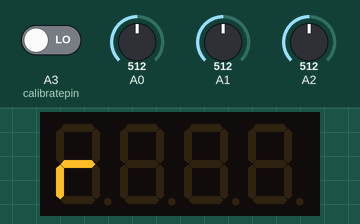
Recording of a program running on a simulated Arduino Uno, built with avr-gcc and run on an emulated ATmega328P. Shown: 4-digit seven-segment display. The test bench sets the inputs (shaded band); at power-on: A0 = 512, A1 = 512, A2 = 512, A3 (calibratepin) LOW.

Above: at 1.6 s.
1.7 s: A0 set to 716
At 2.8 s:
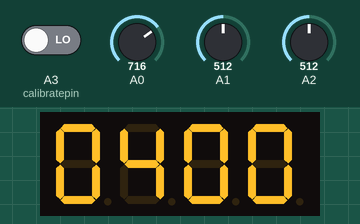
4.7 s: A1 set to 306
At 4.94 s:
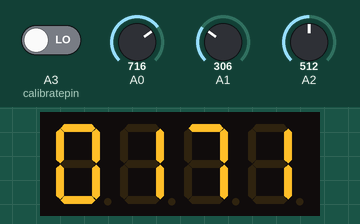
7.7 s: A2 set to 306
At 10.5 s:
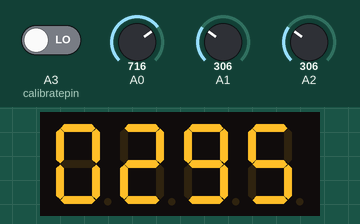
10.7 s: A3 (calibratepin) driven HIGH
At 12.8 s:
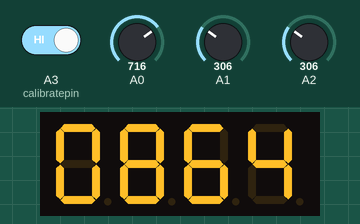
13.5 s: A0 set to 900
At 15.8 s:
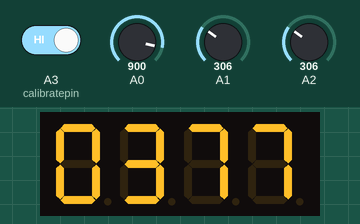
16.5 s: A1 set to 122
At 17.6 s:
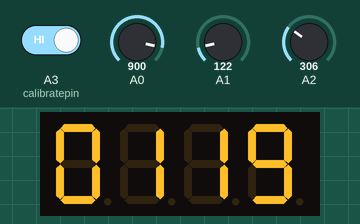
Timing chart, 0 to 19.5 s (numbered marks = the images above; inputs shaded):
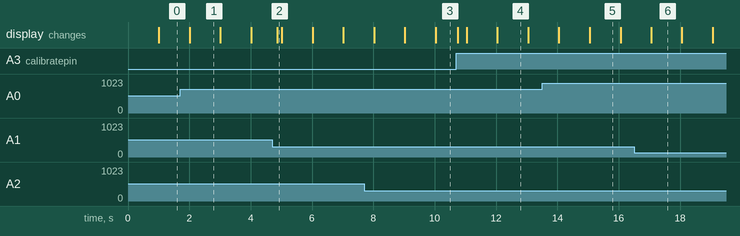

The program:

main.cpp
```cpp
#include <Arduino.h>
#include <BlockNot.h>
#include <SevSeg.h>
#include <voltage.h>

#define phaseR A0
#define phaseY A1
#define phaseB A2
#define calibratepin A3

BlockNot refresh(1, SECONDS);
BlockNot scan(250, MILLISECONDS);

SevSeg d;

voltage vR(phaseR), vY(phaseY), vB(phaseB), v1(phaseR, phaseY), v2(phaseY, phaseB), v3(phaseB, phaseR);

double Rv, Yv, Bv, RYv, YBv, BRv;
bool calibrated;
int8_t cycle;

void setupDisplay(){
  const byte dig1 = 2;
  const byte dig2 = 3;
  const byte dig3 = 4;
  const byte dig4 = 5;
  const byte segA = 6;
  const byte segB = 7;
  const byte segC = 8;
  const byte segD = 9;
  const byte segE = 10;
  const byte segF = 11;
  const byte segG = 12;
  const byte segDP = 13;
  const uint8_t numDigits = 4;
  d.Begin(COMMON_ANODE, numDigits, dig1, dig2, dig3, dig4, segA, segB, segC, segD, segE, segF, segG, segDP);
  d.SetBrightness(100);
}

void volt() {
  Rv = vR.getVoltage();
  Yv = vY.getVoltage();
  Bv = vB.getVoltage();
  RYv = v1.getVoltage();
  YBv = v2.getVoltage();
  BRv = v3.getVoltage();
}

void calibrate() {
  if(!calibrated){
    vR.autoCalibrate(300);
    vY.autoCalibrate(300);
    vB.autoCalibrate(300);
    v1.autoCalibrate(300);
    v1.autoCalibrate(300, true);
    v2.autoCalibrate(300);
    v2.autoCalibrate(300, true);
    v3.autoCalibrate(300);
    v3.autoCalibrate(300, true);
    calibrated = true;
  }
}

void printVoltage(float voltage) {
  char buffer[5];
  sprintf(buffer, "%04d", (int)voltage);
  d.DisplayString(buffer, 0);
}

void setup() {
  setupDisplay();
  pinMode(calibratepin, INPUT);
  vR.setCalibration(0.560);
  vY.setCalibration(0.560);
  vB.setCalibration(0.560);
  v1.setCalibration(0.560);
  v1.setCalibration(0.560, true);
  v2.setCalibration(0.560);
  v2.setCalibration(0.560, true);
  v3.setCalibration(0.560);
  v3.setCalibration(0.560, true);
  refresh.reset();
}

void loop() {
  if(digitalRead(calibratepin)){
    calibrate();
  }
  if(scan.triggered()){
    volt();
  }
  if(refresh.triggered()){
    cycle++;
  }
  switch ( cycle )
  {
    case 0:
      d.DisplayString("nAS ", 0);
      break;
    case 1:
      d.DisplayString("r   ", 0);
      break;
    case 2:
      printVoltage(Rv);
      break;
    case 3:
      d.DisplayString("Y   ", 0);
      break;
    case 4:
      printVoltage(Yv);
      break;
    case 5:
      d.DisplayString("B   ", 0);
      break;
    case 6:
      printVoltage(Bv);
      break;
    case 7:
      d.DisplayString("rY  ", 0);
      break;
    case 8:
      printVoltage(RYv);
      break;
    case 9:
      d.DisplayString("Yb  ", 0);
      break;
    case 10:
      printVoltage(YBv);
      break;
    case 11:
      d.DisplayString("br  ", 0);
      break;
    case 12:
      printVoltage(BRv);
      break;
    default:
      cycle = 0;
      break;
  }
}
```

BlockNot.h
```cpp
// (licence header left out)
#ifndef BlockNot_h
#define BlockNot_h

#include <Arduino.h>

#pragma once


/**
 * Macros - their usage and significance is described in README.md
 */

enum Unit {
    mic, mil, sec
};
enum Global {
    yes, no
};
enum State {
    running, stopped
};

#define WITH_RESET true
#define NO_RESET   false
#define ALL        true
#define SECONDS                 Unit::sec
#define MILLISECONDS            Unit::mil
#define MICROSECONDS            Unit::mic
#define NO_GLOBAL_RESET         Global::no
#define GLOBAL_RESET            Global::yes
#define RUNNING                 State::running
#define STOPPED                 State::stopped

#define TIME_PASSED                 getTimeSinceLastReset()
#define TIME_SINCE_RESET            getTimeSinceLastReset()
#define ELAPSED                     getTimeSinceLastReset()
#define TIME_TILL_TRIGGER           getTimeUntilTrigger()
#define TIME_REMAINING              getTimeUntilTrigger()
#define REMAINING                   getTimeUntilTrigger()
#define DURATION                    getDuration()
#define GET_UNITS                   getUnits()
#define GET_START_TIME              getStartTime()
#define DONE                        triggered()
#define TRIGGERED                   triggered()
#define LAST_TRIGGER_DURATION       lastTriggerDuration()
#define HAS_TRIGGERED               triggered(NO_RESET)
#define TRIGGERED_ON_DURATION       triggeredOnDuration()
#define TRIGGERED_ON_MARK           triggeredOnDuration()
#define TRIGGERED_ON_DURATION_ALL   triggeredOnDuration(ALL)
#define TRIGGERED_ALL               triggeredOnDuration(ALL)
#define NOT_DONE                    notTriggered()
#define NOT_TRIGGERED               notTriggered()
#define FIRST_TRIGGER               firstTrigger()
#define RESET                       reset()
#define RESET_TIMERS                resetAllTimers()
#define START                       start()
#define START_RESET                 start(WITH_RESET)
#define STOP                        stop()
#define ISSTARTED                   isRunning()
#define ISRUNNING                   isRunning()
#define ISSTOPPED                   isStopped()
#define TOGGLE                      toggle()

class BlockNot {

public:

    /**
     * Constructors
     */
    BlockNot();

    BlockNot(unsigned long milliseconds);

    BlockNot(unsigned long milliseconds, State state);

    BlockNot(unsigned long time, Unit units);

    BlockNot(unsigned long time, Unit units, State state);

    BlockNot(unsigned long milliseconds, Global globalReset);

    BlockNot(unsigned long milliseconds, State state, Global globalReset);

    BlockNot(unsigned long time, Unit units, Global globalReset);

    BlockNot(unsigned long time, Unit units, State state, Global globalReset);

    BlockNot(unsigned long milliseconds, unsigned long stoppedReturnValue);

    BlockNot(unsigned long milliseconds, unsigned long stoppedReturnValue, State state);

    BlockNot(unsigned long time, unsigned long stoppedReturnValue, Unit units);

    BlockNot(unsigned long time, unsigned long stoppedReturnValue, Unit units, State state);

    BlockNot(unsigned long milliseconds, unsigned long stoppedReturnValue, Global globalReset);

    BlockNot(unsigned long milliseconds, unsigned long stoppedReturnValue, Global globalReset, State state);

    BlockNot(unsigned long time, unsigned long stoppedReturnValue, Unit units, Global globalReset);

    BlockNot(unsigned long time, unsigned long stoppedReturnValue, Unit units, Global globalReset, State state);

    /**
     * Public Methods
     */

    void setDuration(const unsigned long time, bool resetOption = WITH_RESET);

    void setDuration(const unsigned long time, Unit units, bool resetOption = WITH_RESET);

    void addTime(const unsigned long time, bool resetOption = NO_RESET);

    void takeTime(const unsigned long time, bool resetOption = NO_RESET);

    bool triggered(bool resetOption = true);

    bool triggeredOnDuration(bool allMissed = false);

    bool notTriggered();

    bool firstTrigger();

    unsigned long getNextTriggerTime();

    unsigned long getTimeUntilTrigger();

    unsigned long getStartTime();

    unsigned long getStartTime(Unit units);

    unsigned long getDuration();

    unsigned long lastTriggerDuration();

    String getUnits();

    unsigned long getTimeSinceLastReset();

    void setStoppedReturnValue(unsigned long stoppedReturnValue);

    void start(bool resetOption = NO_RESET);

    void stop();

    bool isRunning();

    bool isStopped();

    void toggle();

    unsigned long convert(unsigned long value, Unit units);

    void switchTo(Unit units);

    void reset(const unsigned long newStartTime = 0);

    void setMillisOffset(unsigned long offset = 0);

    void setMicrosOffset(unsigned long offset = 0);

    unsigned long getMillis();

    static BlockNot *getFirstTimer() { return firstTimer; }

    BlockNot *getNextTimer() { return nextTimer; }

private:
    /**
     * Private Variables and Methods
     */
    unsigned long startTime;
    unsigned long millisOffset = 0;
    unsigned long microsOffset = 0;
    unsigned long timerStoppedReturnValue = 0;
    unsigned long lastDuration;
    int totalMissedDurations = 0;
    bool onceTriggered = false;

    union cTime {
        double seconds;

        class milli_t {
            double seconds;
        public:
            milli_t &operator=(double ms) {
                seconds = ms * .001;
                return *this;
            }
            operator double() const {
                return seconds * 1000.0;
            }
        } millis;

        class micro_t {
            double seconds;
        public:
            micro_t &operator=(double us) {
                seconds = us * .000001;
                return *this;
            }
            operator double() const {
                return seconds * 1000000.0;
            }
        } micros;
    };

    static Global global;
    Unit baseUnits = MILLISECONDS;
    cTime duration;
    cTime stopTime;
    State timerState = RUNNING;

    static BlockNot *currentTimer;
    static BlockNot *firstTimer;
    BlockNot *nextTimer;

    void resetTimer(const unsigned long newStartTime);

    void initDuration(unsigned long time);

    void initDuration(unsigned long time, Unit desiredUnits);

    unsigned long timeSinceReset();

    bool hasTriggered();

    bool hasNotTriggered();

    void addToTimerList();

    unsigned long timeTillTrigger();

    unsigned long remaining();

    unsigned long getDurationTriggerStartTime();

    unsigned long convertUnits(cTime timeValue);
};

/**
 * Global methods affecting all instances of the BlockNot class.
 */
void resetAllTimers(const unsigned long newStartTime = micros());

void resetAllTimers(BlockNot *timer);

#endif
```

voltage.cpp
```cpp
#include <voltage.h>


void voltage::begin(byte pin){
    pinMode(pin, INPUT);
}

void voltage::begin(byte pin, byte pin2) {
    pinMode(pin, INPUT);
    pinMode(pin2, INPUT);
}

voltage::voltage(byte pin, voltagetype voltagetype){
    _pin = pin;
    _voltagetype = voltagetype;
    if(_voltagetype == DC){
        _scannum = 1;
    } else {
        _scannum = 10;
    }
    begin(_pin);
}
voltage::voltage(byte pin, byte pin2, voltagetype voltagetype, phase phase){
    _pin = pin;
    _pin2 = pin2;
    _voltagetype = voltagetype;
    _phase = phase;
    if(_voltagetype == DC){
        _scannum = 1;
    } else {
        _scannum = 10;
    }
    begin(_pin, _pin2);
}
void voltage::setScan(int scannum){
    _scannum = scannum;
}
int voltage::getScan(){
    return _scannum;
}
void voltage::setCalibration(float calib, bool pinNum){
    if(pinNum){
        _calib1 = calib;
    } else {
        _calib = calib;
    }
}

float voltage::getCalibration(bool pinNum){
    if(pinNum){
        return _calib1;
    } else {
        return _calib;
    }
}
float voltage::getV(byte pin, bool pinNum){
    float tempv, v;
    v = 0;
    for(int i = 0; i < _scannum; i++){
        tempv = pinNum ? analogRead(pin) * _calib1 : analogRead(pin) * _calib;
        if(tempv > v){
            v = tempv;
        }
    }
    return v;
}


float voltage::getVoltage() {
    if(_phase == SINGLE){
        return getV(_pin);
    }
    else {
        return (getV(_pin) + getV(_pin2, true)) * 0.863; //0.863 is the constant to calculate double phase voltage
    }
}

float voltage::autoCalibrate(float voltage, bool pinNum){
    if(pinNum){
        _calib1 = (voltage / getV(_pin, pinNum)) * _calib1;
        return _calib1;
    } else {
        _calib = (voltage / getV(_pin, pinNum)) * _calib;
        return _calib;
    }
}
//fun :)
```

voltage.h
```cpp
#ifndef voltage_h
#define voltage_h
#include <Arduino.h>

//Create Variables for Current type and phase type

enum voltagetype{
    DC, AC
};

enum phase{
    SINGLE, DOUBLE
};

class voltage {
    private:
        //Private Varibales
        byte _pin, _pin2;
        voltagetype _voltagetype;
        phase _phase;
        int _scannum;
        float _calib, _calib1;
        //Function to setup pins as input
        void begin(byte pin);
        void begin(byte pin, byte pin2);
        float getV(byte pin, bool pinNum = false);
    public:
        voltage(byte pin, voltagetype voltagetype = DC); // Initialize DC or AC Single Phase Voltage reading
        voltage(byte pin, byte pin2, voltagetype voltagetype = AC, phase phase = DOUBLE); //Initialize AC Double Phase Voltage Reading
        void setScan(int scannum); //Set Scan numbers to scan voltage multiple times before getting result, helps with keeping AC voltage Reading Stable
        int getScan(); //get the scan number
        void setCalibration(float calib, bool pinNum = false); //set Calibration Value
        float getCalibration(bool pinNum = false); // get Calibration Value
        float getVoltage(); //Read the Voltage
        float autoCalibrate(float voltage, bool pinNum = false); //to be called once to get the calibration Value
};

#endif
// fun :)
```

Source omitted: BlockNot.cpp (19247 bytes)

Measured:
- what the display in image 1 shows lasts 1.0 s, from 2.0 s to 3.0 s
